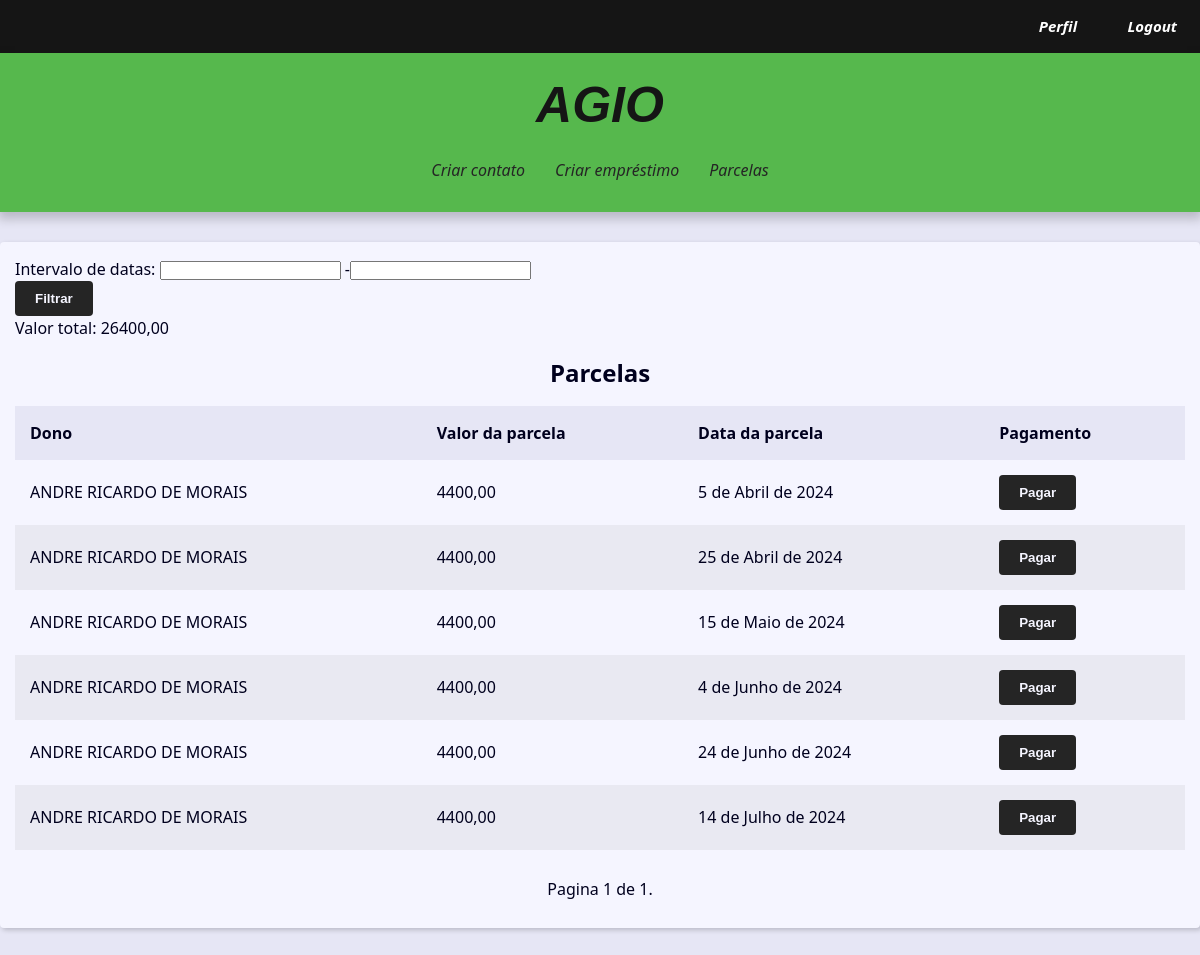
/parcelas/ (signed in), run on an earlier commit of the app's database.
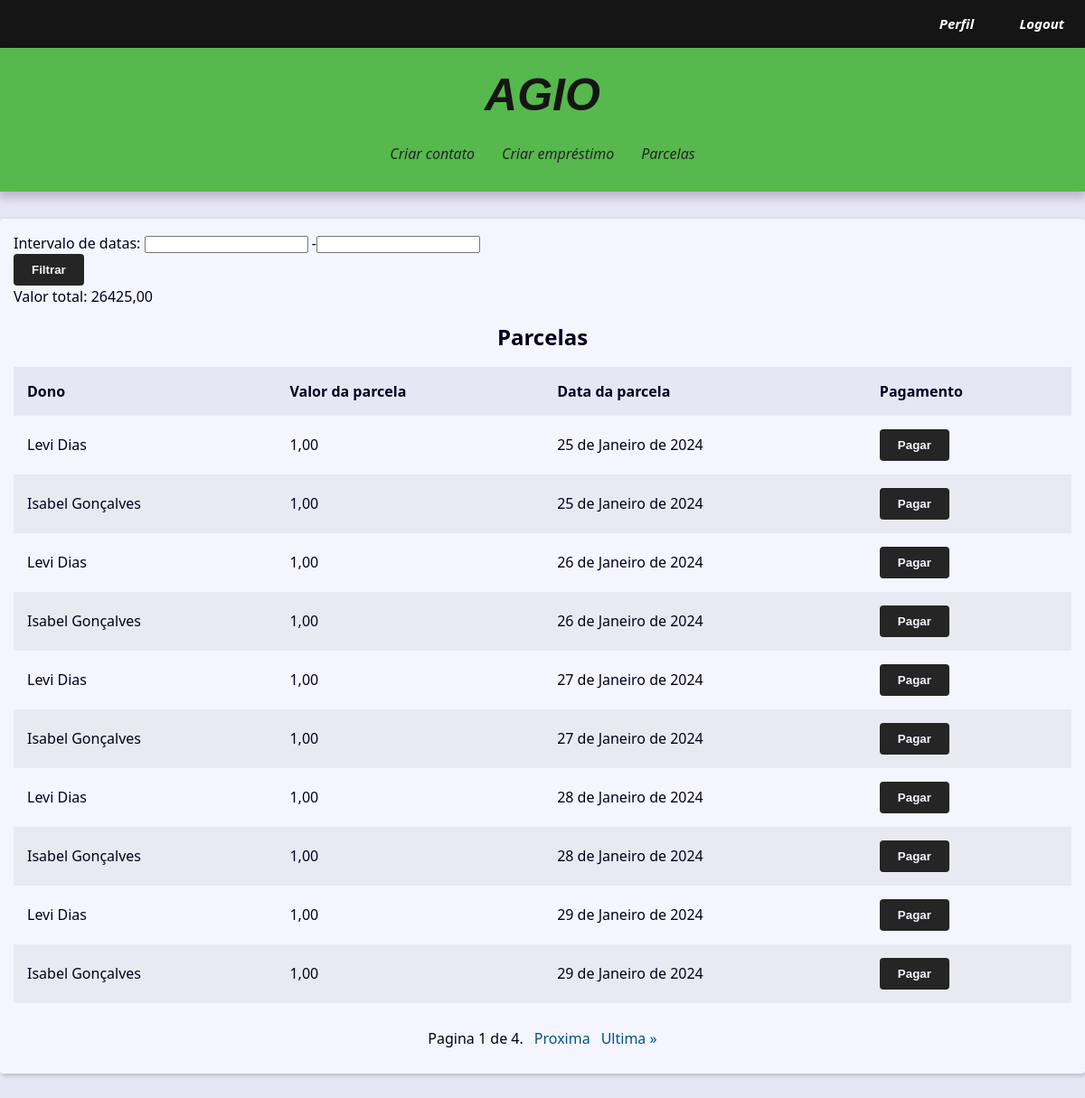
And on a later commit of the database.
### contact/models.py (models this page shows, shortened)
class Parcelas(models.Model):
    class Meta:
        verbose_name_plural = 'Parcelas'
        verbose_name = 'Parcela'
    amount_per_installment = models.DecimalField(max_digits=10,
                            decimal_places=2, null=True, verbose_name='Valor por parcela')
    paid = models.BooleanField(default=False,)
    owner = models.ForeignKey(Loan, on_delete=models.SET_NULL, null=True, verbose_name='Dono do emprestimo')
    owner_user = models.ForeignKey(User, on_delete=models.SET_NULL, null=True)
    installment_date = models.DateField(default=timezone.now)

class Loan(models.Model):
    class Meta:
        verbose_name_plural = 'Emprestimos'
        verbose_name = 'Emprestimo'
    total_amount = models.DecimalField(max_digits=10, decimal_places=2,
                                       verbose_name='Valor')
    loan_date = models.DateField(default=timezone.now, verbose_name='Data de Emprestimo')
    total_installments = models.IntegerField(verbose_name='Parcelas')
    owner = models.ForeignKey(Contact, on_delete=models.SET_NULL, null=True,
                              verbose_name='Dono do emprestimo')
    fees = models.DecimalField(max_digits=10, decimal_places=0, default=0,
                               verbose_name='Taxa de juros')
    days = models.IntegerField(default=0, verbose_name='Dias')
    def __str__(self) -> str:
        return f'{self.owner}'

class Contact(models.Model):
    class Meta:
        verbose_name_plural = 'Usuarios'
        verbose_name = 'Usuario'
    first_name = models.CharField(max_length=50, verbose_name='Nome')
    last_name = models.CharField(max_length=50, blank=True,
                                  verbose_name='Sobrenome')
    phone = models.CharField(max_length=50, verbose_name='Telefone')
    email = models.EmailField(max_length=254, verbose_name='Email')
    created_date = models.DateTimeField(default=timezone.now)
    description = models.TextField(blank=True, verbose_name='Descrição')
    show = models.BooleanField(default=True)
    picture = models.ImageField(upload_to='pictures/%Y/%m/%d', blank=True, verbose_name='Imagem')
    owner = models.ForeignKey(User, on_delete=models.SET_NULL,
                              blank=True, null=True)
    def __str__(self) -> str:
        return f'{self.first_name} {self.last_name}'

### contact/views/contact_views.py (the view)
# urls.py: path('parcelas/', views.parcelas_filter, name='parcelas'),
@login_required(login_url='contact:login')
def parcelas_filter(request,):
    user = request.user
    single_installments = Parcelas.objects.filter(owner_user=user).order_by('installment_date')
    filter = ParcelasFilter(request.GET, queryset=single_installments)
    paginator = Paginator(filter.qs, 10)
    page_number = request.GET.get("page")
    page_obj = paginator.get_page(page_number)
    total_value = 0
    for installment in filter.qs:
        if installment.owner_user == request.user:
            total_value += installment.amount_per_installment
    context = {
        'page_obj': page_obj,
        'site_title': 'parcelas/filter - ',
        'filter': filter,
        'total_value': total_value,
    }
    return render(request, 'contact/allparcelas.html', context,)

### contact/templates/contact/allparcelas.html (shortened to what this page needs)
{% extends "base.html" %}
{% block content %}
    <form method="GET">
        {{ filter.form.as_p }}
        <button class="btn" type="submit">Filtrar</button>
    </form>
    <p>Valor total: {{ total_value }}</p>
    {% if filter.qs %}
        <div class="responsive-table">
            <table class="contacts-table">
                <caption class="table-caption">Parcelas</caption>
                <thead>
                    <tr class="table-row table-row-header">
                        <th class="table-header">Dono</th>
                        <th class="table-header">Valor da parcela</th>
                        <th class="table-header">Data da parcela</th>
                        <th class="table-header">Pagamento</th>
                    </tr>
                </thead>
                <tbody>
                    {% for installment in page_obj %}
                        {% if installment.owner_user == user %}
                            <tr class="table-row">
                                <td class="table-cel">
                                    {{installment.owner}}
                                </td>
                                <td class="table-cel">
                                    {{installment.amount_per_installment}}
                                </td>
                                <td class="table-cel">
                                    {{installment.installment_date}}
                                </td>
                                <td class="table-cel">
                                    <form action="{% url 'contact:delete_parcela' parcela_id=installment.id %}" method="post">
                                        <button class="btn" type="submit">Pagar</button>
                                    </form>
                                </td>
                            </tr>
                        {% endif %}
                    {% endfor %}
                </tbody>
            </table>
        </div>
    {% endif %}
{% endblock content %}

What changed in the data, as far as the page shows it:
no longer on this page (row unchanged): Parcelas: owner "ANDRE RICARDO DE MORAIS", amount_per_installment "4400,00", installment_date "5 de Abril de 2024"
no longer on this page (row unchanged): Parcelas: owner "ANDRE RICARDO DE MORAIS", amount_per_installment "4400,00", installment_date "25 de Abril de 2024"
no longer on this page (row unchanged): Parcelas: owner "ANDRE RICARDO DE MORAIS", amount_per_installment "4400,00", installment_date "15 de Maio de 2024"
no longer on this page (row unchanged): Parcelas: owner "ANDRE RICARDO DE MORAIS", amount_per_installment "4400,00", installment_date "4 de Junho de 2024"
no longer on this page (row unchanged): Parcelas: owner "ANDRE RICARDO DE MORAIS", amount_per_installment "4400,00", installment_date "24 de Junho de 2024"
no longer on this page (row unchanged): Parcelas: owner "ANDRE RICARDO DE MORAIS", amount_per_installment "4400,00", installment_date "14 de Julho de 2024"
added Parcelas: owner "Levi Dias", amount_per_installment "1,00", installment_date "25 de Janeiro de 2024"
added Parcelas: owner "Isabel Gonçalves", amount_per_installment "1,00", installment_date "25 de Janeiro de 2024"
added Parcelas: owner "Levi Dias", amount_per_installment "1,00", installment_date "26 de Janeiro de 2024"
added Parcelas: owner "Isabel Gonçalves", amount_per_installment "1,00", installment_date "26 de Janeiro de 2024"
added Parcelas: owner "Levi Dias", amount_per_installment "1,00", installment_date "27 de Janeiro de 2024"
added Parcelas: owner "Isabel Gonçalves", amount_per_installment "1,00", installment_date "27 de Janeiro de 2024"
added Parcelas: owner "Levi Dias", amount_per_installment "1,00", installment_date "28 de Janeiro de 2024"
added Parcelas: owner "Isabel Gonçalves", amount_per_installment "1,00", installment_date "28 de Janeiro de 2024"
added Parcelas: owner "Levi Dias", amount_per_installment "1,00", installment_date "29 de Janeiro de 2024"
added Parcelas: owner "Isabel Gonçalves", amount_per_installment "1,00", installment_date "29 de Janeiro de 2024"
Also different on the page:
{{ total_value }}: "26400,00" → "26425,00"
{{ page_obj.paginator.num_pages }}: "1" → "4"
text now shown: "Proxima Ultima »"
